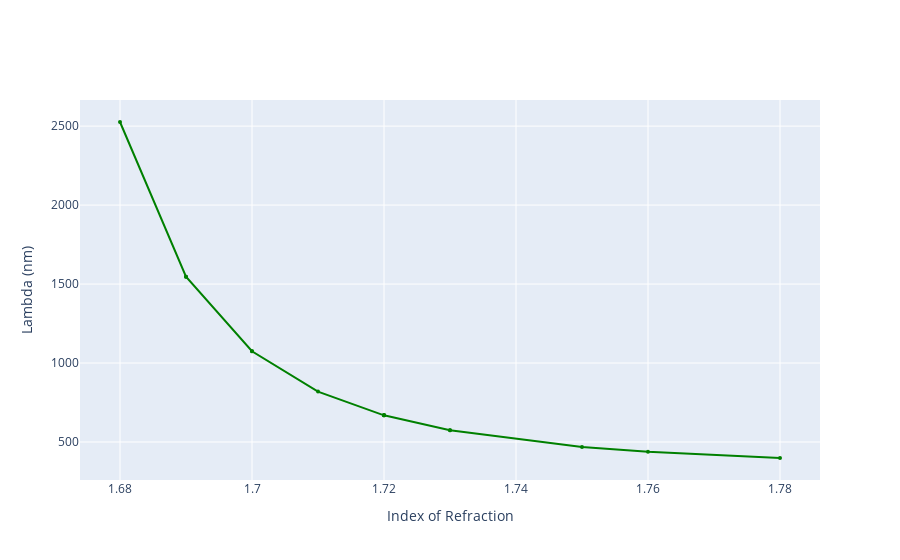

Source (notebook cell):
### Markdown cell above
### Grafica Lambda (nm) vs Index of Refraction

### Code cell
import plotly

import plotly.graph_objects as go
import plotly.offline as pyo
from plotly.offline import init_notebook_mode
 
init_notebook_mode(connected=True)
import numpy as np
n = 0
for col in sheet.iter_cols(values_only=True):
  n += 1
  if n == 4: X = col
  elif n == 8: Y = col
fig = go.Figure(data=go.Scatter(x=X, y=Y, mode='lines+markers',marker=dict(color='green',symbol='circle', size=4,)))
fig.update_layout(xaxis_title="Index of Refraction",yaxis_title="Lambda (nm)")
fig.show()

### Figure 1 — Plotly figure (JSON) as saved in the notebook; plotly's stock layout.template omitted (floating-point values rounded to 4 significant figures; data arrays with more than 128 entries replaced by an {"elided": "..."} marker saying what was removed)
{"data": [{"marker": {"color": "green", "size": 4, "symbol": "circle"}, "mode": "lines+markers", "type": "scatter", "x": {"elided": "1212 mixed values"}, "y": {"elided": "1212 mixed values"}}], "layout": {"autosize": true, "xaxis": {"autorange": true, "range": [1.674, 1.786], "title": {"text": "Index of Refraction"}, "type": "linear"}, "yaxis": {"autorange": true, "range": [235.1, 2690.0], "title": {"text": "Lambda (nm)"}, "type": "linear"}}}
